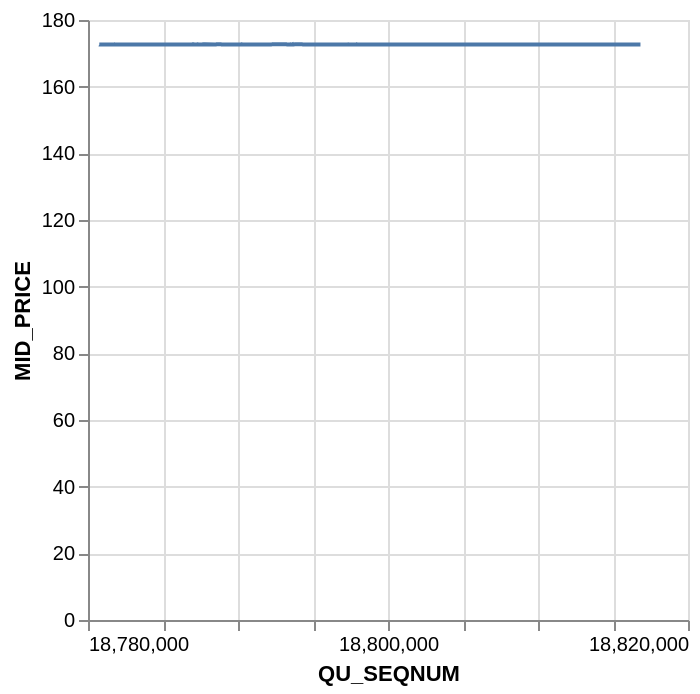

Source (notebook cell):
### Code cell
df_tmp[['QU_SEQNUM', 'MID_PRICE']].head(1000).plot.line(x="QU_SEQNUM", y="MID_PRICE")

### Figure 1 — Vega-Lite specification as saved in the notebook (floating-point values rounded to 4 significant figures; data arrays with more than 128 entries replaced by an {"elided": "..."} marker saying what was removed)
{"config": {"view": {"continuousWidth": 300, "continuousHeight": 300}}, "data": {"name": "data-aeb71f26cf5281c8dbc8c96e4b58e3b6"}, "mark": {"type": "line", "tooltip": true}, "encoding": {"x": {"field": "QU_SEQNUM", "type": "quantitative"}, "y": {"field": "MID_PRICE", "type": "quantitative"}}, "params": [{"name": "param_13", "select": {"type": "interval", "encodings": ["x", "y"]}, "bind": "scales"}], "$schema": "https://vega.github.io/schema/vega-lite/v5.20.1.json", "datasets": {"data-aeb71f26cf5281c8dbc8c96e4b58e3b6": {"elided": "1000 records"}}}
